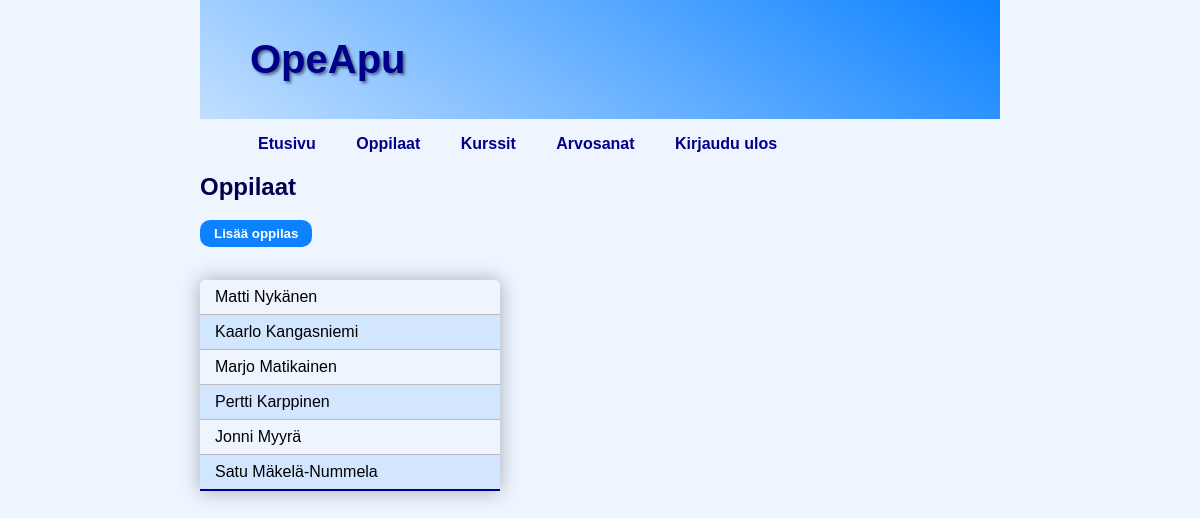
The page /opeapp/students/ (signed in) on the database as committed earlier.
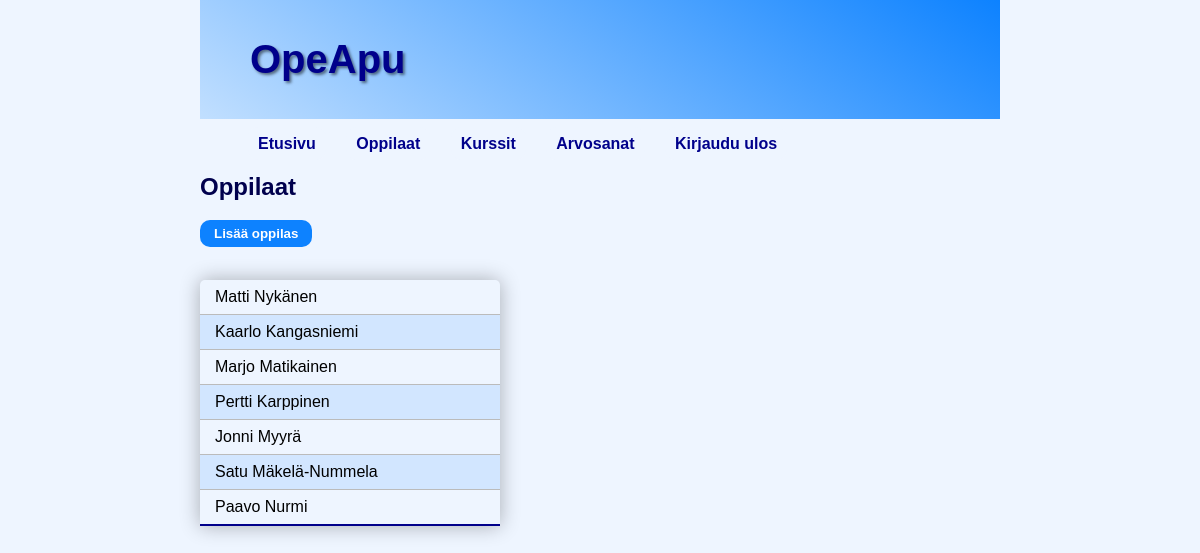
The same page on the database as committed later.
### opeapp/models.py (models this page shows, shortened)
class Student(models.Model):
    name = models.CharField(max_length=255)
    creator = models.ForeignKey(User, on_delete=models.CASCADE)

### opeapp/views.py (the view, shortened to what this page needs)
# urls.py: path('students/', views.students_view, name='students'),
@login_required
def students_view(request):
    creator_id = request.user.id
    students = Student.objects.filter(creator=creator_id)
    context = {
        'students': students
    }
    print('Creator_id: ', creator_id)
    return render(request, 'students.html', context)

### opeapp/templates/students.html (shortened to what this page needs)
{% extends "base.html" %}
{% block link %}
    {% if user.is_authenticated %}
        {{ block.super }}
    {% endif %}
{% endblock %}
{% block content %}
    <h2>Oppilaat</h2>
    <div class="button-container">
        <button class="button-style" id="new-student-button">Lisää oppilas</button>
    </div>
    <br>
    <table class="student-table">
        <tbody>
            {% for student in students %}
                <tr>
                    <td><span class="student-name">{{ student.name }}</span></td>
                </tr>
            {% endfor %}
        </tbody>
    </table>
{% endblock %}

Rows that differ between the two databases and show on the page:
now on this page (row edited): Student: name "Paavo Nurmi"
